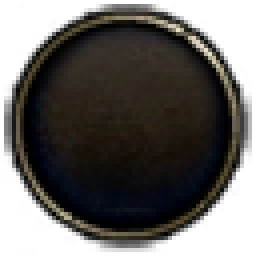
#> input picture tools/cute/Cute_Quest/art/arrow_bg.png, 64 x 64 px (shown 4 times larger)
$ python keyout_logo.py Cute_Quest/art/arrow_bg.png Cute_Quest/art/arrow_tint.png Cute_Quest/art/arrow_tint.png
#> lines starting #> are read from the running program, lines starting #| are printed output that depends on the picture
# the logo's grey background (31,31,31) keyed out: pixels joined to the border through near-background colours become
# transparent, the anti-aliased rim keeps a soft alpha with its colour un-mixed from the grey
import site, sys
sys.path.append(site.getusersitepackages())
from PIL import Image
from collections import deque
src, out_wide, out_emblem = sys.argv[1], sys.argv[2], sys.argv[3]
im = Image.open(src).convert("RGB")
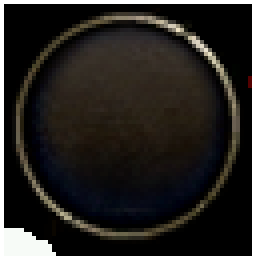
#> im: PIL image 64x64 RGB (shown 4 times larger); mean R, G, B 37.8, 35.2, 32.2
w, h = im.size
#> w = 64; h = 64
px = im.load()
bg = (31, 31, 31)
T0, T1 = 7, 46
def d(c): return max(abs(c[0] - bg[0]), abs(c[1] - bg[1]), abs(c[2] - bg[2]))
alpha = [[255] * w for _ in range(h)]
seen = [[False] * w for _ in range(h)]
q = deque()
for x in range(w):
    for y in (0, h - 1): q.append((x, y))
for y in range(h):
    for x in (0, w - 1): q.append((x, y))
while q:
    x, y = q.popleft()
    if seen[y][x]: continue
    seen[y][x] = True
    dist = d(px[x, y])
    if dist >= T1: continue
    alpha[y][x] = 0 if dist <= T0 else int(255 * (dist - T0) / (T1 - T0))
    for nx, ny in ((x + 1, y), (x - 1, y), (x, y + 1), (x, y - 1)):
        if 0 <= nx < w and 0 <= ny < h and not seen[ny][nx]: q.append((nx, ny))
#> this loop made 7447 passes
#> dist on passes 1 to 3: 224, 224, 224
#> after the loop, alpha = 64 items; seen = 64 items
rgba = Image.new("RGBA", (w, h))
#> rgba: PIL image 64x64 RGBA; every value is 0
op = rgba.load()
for y in range(h):
    for x in range(w):
        a = alpha[y][x]
        r, g, b = px[x, y]
        if 0 < a < 255:
            f = a / 255.0
            r = max(0, min(255, int((r - bg[0] * (1 - f)) / f)))
            g = max(0, min(255, int((g - bg[1] * (1 - f)) / f)))
            b = max(0, min(255, int((b - bg[2] * (1 - f)) / f)))
        op[x, y] = (r, g, b, a)
bbox = rgba.getbbox()
#> bbox = (0, 0, 64, 64)
logo = rgba.crop(bbox)
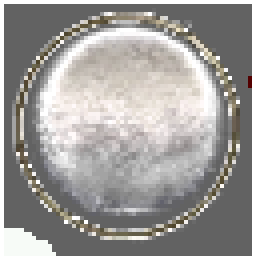
#> logo: PIL image 64x64 RGBA (shown 4 times larger); mean R, G, B, A 48.6, 36.2, 27.8, 124.2; transparent parts drawn white
# the wide texture: 512x256, the logo fitted with a small margin, centred
W, H = 512, 256
scale = min((W - 8) / logo.width, (H - 8) / logo.height)
#> scale = 3.88
fit = logo.resize((int(logo.width * scale), int(logo.height * scale)), Image.LANCZOS)
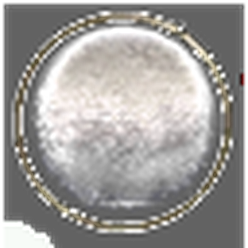
#> fit: PIL image 248x248 RGBA; mean R, G, B, A 50.3, 38.5, 30.2, 123.6; transparent parts drawn white
canvas = Image.new("RGBA", (W, H), (0, 0, 0, 0))
#> canvas: PIL image 512x256 RGBA; every value is 0
canvas.paste(fit, ((W - fit.width) // 2, (H - fit.height) // 2), fit)
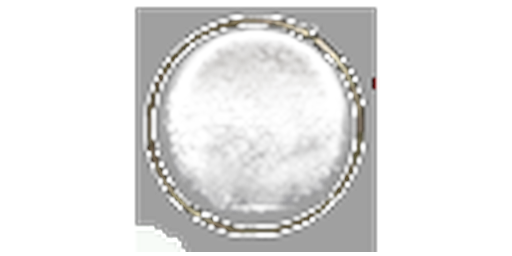
#> canvas: PIL image 512x256 RGBA; mean R, G, B, A 13.4, 12.3, 11, 35.8; transparent parts drawn white
canvas.save(out_wide)
# the emblem for the minimap: the round badge above the word, square, 256x256 (the button masks it round)
em = rgba.crop((225, 15, 525, 315)).resize((256, 256), Image.LANCZOS)
#> em: PIL image 256x256 RGBA; every value is 0
em.save(out_emblem)
print("bbox", bbox, "wide fit", fit.size)
#| bbox (0, 0, 64, 64) wide fit (248, 248)

$ run again, on tools/cute/Cute_Quest/art/glyph_kill.png
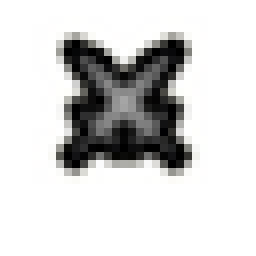
#> input picture tools/cute/Cute_Quest/art/glyph_kill.png, 32 x 32 px (shown 8 times larger)
#> after the loop `while q:`: alpha = 32 items
#> rgba: PIL image 32x32 RGBA; every value is 0
#> bbox = (0, 0, 32, 32)
#> `fit = logo.resize((int(logo.width * scale), int(logo.height * scale)),..`:
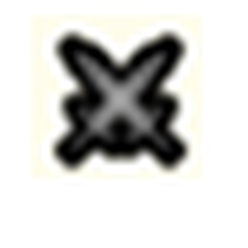
#> fit: PIL image 248x248 RGBA; mean R, G, B, A 209.8, 209.6, 207.1, 255
#> `canvas.paste(fit, ((W - fit.width) // 2, (H - fit.height) // 2), fit)`:
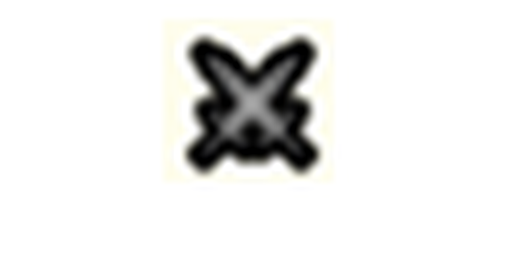
#> canvas: PIL image 512x256 RGBA; mean R, G, B, A 98.4, 98.4, 97.2, 119.7; transparent parts drawn white
#> em: PIL image 256x256 RGBA; every value is 0
#| bbox (0, 0, 32, 32) wide fit (248, 248)

$ run again, on tools/cute/Cute_Quest/art/step_bg.png
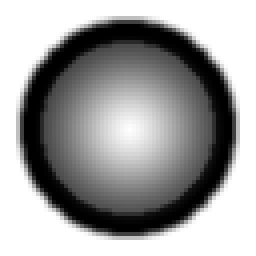
#> input picture tools/cute/Cute_Quest/art/step_bg.png, 64 x 64 px (shown 4 times larger)
#> `im = Image.open(src).convert("RGB")`:
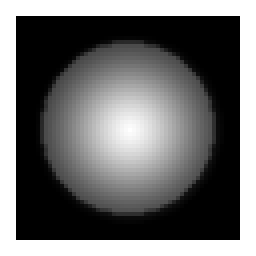
#> im: PIL image 64x64 RGB (shown 4 times larger); min 0, max 255, mean 108.3
#> after the loop `while q:`: alpha = 64 items
#> rgba: PIL image 64x64 RGBA; every value is 0
#> bbox = (0, 0, 64, 64)
#> `canvas.paste(fit, ((W - fit.width) // 2, (H - fit.height) // 2), fit)`:
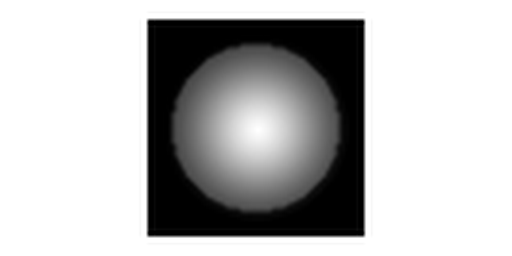
#> canvas: PIL image 512x256 RGBA; mean R, G, B, A 50.8, 50.8, 50.8, 119.7; transparent parts drawn white
#> em: PIL image 256x256 RGBA; every value is 0
#| bbox (0, 0, 64, 64) wide fit (248, 248)
